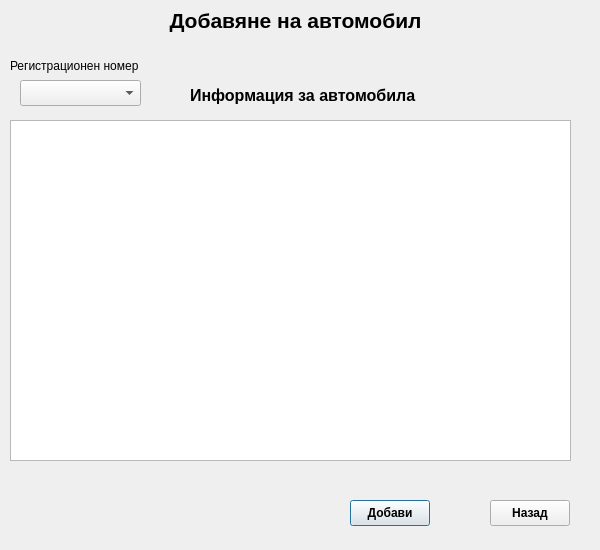
<?xml version="1.0" encoding="UTF-8"?>
<ui version="4.0">
 <class>FindAuto</class>
 <widget class="QDialog" name="FindAuto">
  <property name="geometry">
   <rect>
    <x>0</x>
    <y>0</y>
    <width>600</width>
    <height>550</height>
   </rect>
  </property>
  <property name="windowTitle">
   <string>Dialog</string>
  </property>
  <widget class="QPushButton" name="Button_FindAutoDone">
   <property name="geometry">
    <rect>
     <x>350</x>
     <y>500</y>
     <width>80</width>
     <height>26</height>
    </rect>
   </property>
   <property name="font">
    <font>
     <weight>75</weight>
     <bold>true</bold>
    </font>
   </property>
   <property name="text">
    <string>Добави</string>
   </property>
  </widget>
  <widget class="QPushButton" name="Button_FindAutoCancel">
   <property name="geometry">
    <rect>
     <x>490</x>
     <y>500</y>
     <width>80</width>
     <height>26</height>
    </rect>
   </property>
   <property name="font">
    <font>
     <weight>75</weight>
     <bold>true</bold>
    </font>
   </property>
   <property name="text">
    <string>Назад</string>
   </property>
  </widget>
  <widget class="QLabel" name="L_FindExistingAuto">
   <property name="geometry">
    <rect>
     <x>10</x>
     <y>50</y>
     <width>161</width>
     <height>31</height>
    </rect>
   </property>
   <property name="text">
    <string>Регистрационен номер</string>
   </property>
  </widget>
  <widget class="QComboBox" name="Combo_FindAutoRegNumber">
   <property name="geometry">
    <rect>
     <x>20</x>
     <y>80</y>
     <width>121</width>
     <height>26</height>
    </rect>
   </property>
  </widget>
  <widget class="QLabel" name="L_MainFindAutoLabel">
   <property name="geometry">
    <rect>
     <x>0</x>
     <y>0</y>
     <width>591</width>
     <height>41</height>
    </rect>
   </property>
   <property name="font">
    <font>
     <pointsize>16</pointsize>
     <weight>75</weight>
     <bold>true</bold>
    </font>
   </property>
   <property name="text">
    <string>Добавяне на автомобил</string>
   </property>
   <property name="alignment">
    <set>Qt::AlignCenter</set>
   </property>
  </widget>
  <widget class="QTextEdit" name="Text_AutoInformation">
   <property name="geometry">
    <rect>
     <x>10</x>
     <y>120</y>
     <width>561</width>
     <height>341</height>
    </rect>
   </property>
  </widget>
  <widget class="QLabel" name="L_FindExistingAuto_Info">
   <property name="geometry">
    <rect>
     <x>190</x>
     <y>80</y>
     <width>261</width>
     <height>31</height>
    </rect>
   </property>
   <property name="font">
    <font>
     <pointsize>12</pointsize>
     <weight>75</weight>
     <bold>true</bold>
    </font>
   </property>
   <property name="text">
    <string>Информация за автомобила</string>
   </property>
  </widget>
 </widget>
 <resources/>
 <connections/>
</ui>
